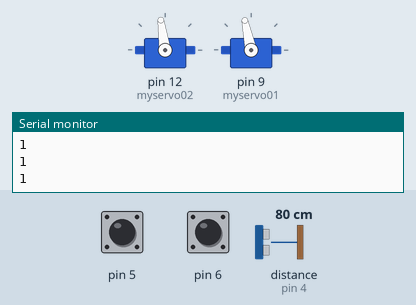
Recording of a sketch running on a simulated Arduino Uno, built with avr-gcc and run on an emulated ATmega328P. Parts: 2 × servo, the last lines printed to the serial monitor. Wiring (inferred from the names in the program): ultrasonic range finder: trigger pin 2; echo pin 4. The inputs (shaded band) are chosen by the test bench; at power-on: distance to the obstacle (sensor on pin 4) 80 cm, pin 6 HIGH, pin 5 HIGH. The echo pulse lasts 58.3 µs per cm.

Above: at 1.2 s.
1.3 s: distance to the obstacle (sensor on pin 4) set to 13 cm
2.8 s: distance to the obstacle (sensor on pin 4) set to 10 cm
At 3.3 s:
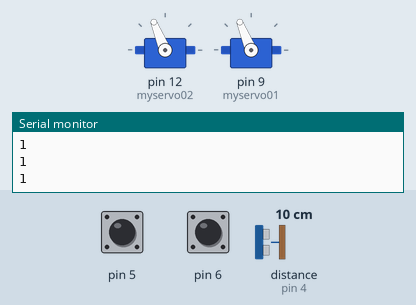
At 5.4 s:
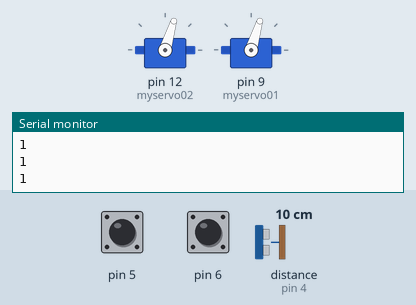
5.8 s: distance to the obstacle (sensor on pin 4) set to 18 cm
8.8 s: pin 6 pulled LOW for 1 s
11.3 s: pin 5 pulled LOW for 0.15 s
12.9 s: pin 6 pulled LOW for 3.2 s
At 13.8 s:
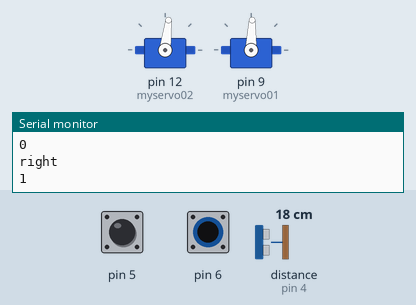
Timing chart, 0 to 17.6 s (numbered marks = the images above; inputs shaded):
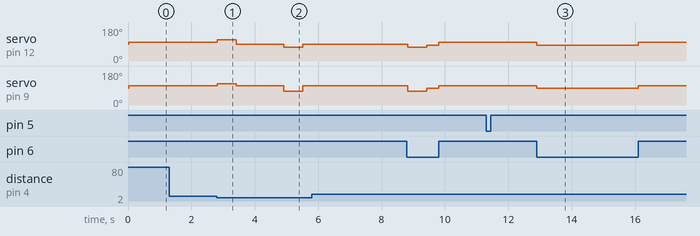

The sketch:

sketch_oct04b.ino
```cpp
#include<Servo.h>
Servo myservo01;
Servo myservo02;
const int trigPin = 2; // Trigger Pin
const int echoPin = 4; // Echo Pin
long duration, cm;
int dis(){

     pinMode(trigPin, OUTPUT);
     digitalWrite(trigPin, LOW);
     delayMicroseconds(2);
     digitalWrite(trigPin, HIGH);
     delayMicroseconds(10);
     digitalWrite(trigPin, LOW);
     pinMode(echoPin, INPUT);
     duration = pulseIn(echoPin, HIGH);
     cm = duration / 29 / 2;
     return cm; //  define and calculate distance
}

void setup() {
   myservo02.attach(12);
   myservo01.attach(9);
   Serial.begin(9600);
   pinMode(5,INPUT_PULLUP);
   pinMode(6,INPUT_PULLUP);
}

void loop() {
  int move1 = 1600;
  int move2 = 1470;
  int stp = 1500;
  int left = 1600;
  int right = 1400;


  int val1 = digitalRead(5);
  int val2 = digitalRead(6);

  dis();

  Serial.println(val1);
  Serial.println(val2);

if (val1==0&val2==0){

  myservo01.writeMicroseconds(move1);
  myservo02.writeMicroseconds(move2);
  Serial.println("move");
  delay(10);
}
if (val1==1&val2==0){


  myservo01.writeMicroseconds(1450);
  myservo02.writeMicroseconds(right);
  Serial.println("right");
  delay(10);

}
if (val2==1&val1==0){

  myservo01.writeMicroseconds(left);
  myservo02.writeMicroseconds(1550);
  Serial.println("left");
  delay(10);
}
if (val1==1&val2==1){
  myservo01.writeMicroseconds(left);
  myservo02.writeMicroseconds(1550);
  delay(10);
}
if (cm<=10){

    myservo01.writeMicroseconds(1700);
    myservo02.writeMicroseconds(1700);
    delay(600);
    myservo01.writeMicroseconds(1600);
    myservo02.writeMicroseconds(1470);
    delay(1500);
    myservo01.writeMicroseconds(1300);
    myservo02.writeMicroseconds(1300);
    delay(600);
    myservo01.writeMicroseconds(1600);
    myservo02.writeMicroseconds(1450);
    delay(3300);
    myservo01.writeMicroseconds(1300);
    myservo02.writeMicroseconds(1300);
    delay(600);


   }


}
```

Measured:
- the behaviour switches between 12 and 11 cm on distance to the obstacle (sensor on pin 4) (found by bisection; images 0 and 1)
- after the input at 2.8 s, servo on pin 12 (myservo02): 98° → 112° at once, → 90° 0.60 s later, → 73° 1.5 s later, → 88° 0.60 s later; servo on pin 9 (myservo01): 102° → 112° at once, → 102° 0.60 s later, → 73° 1.5 s later, → 102° 0.60 s later
- after the input at 5.8 s, every drawn part: stays the same
- after the input at 12.9 s, servo on pin 12 (myservo02): 98° → 83° at once, → 98° 3.2 s later; servo on pin 9 (myservo01): 102° → 88° at once, → 102° 3.2 s later
